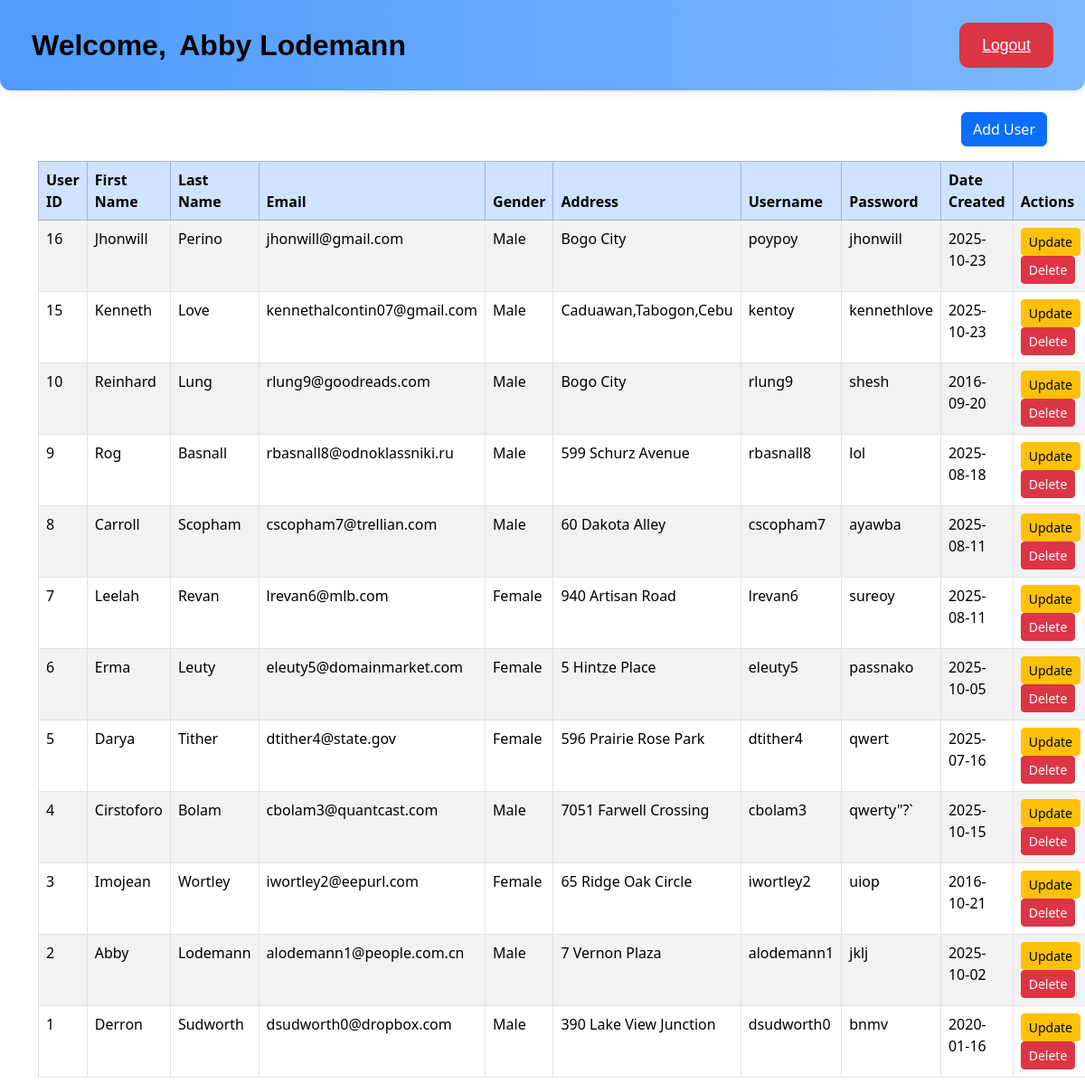
Screenshot of /alcontin_project/index.php (signed in) with the database file from the repository.
### tables this page shows
CREATE TABLE `users_table` (
  `user_id` int(100) NOT NULL,
  `first_name` varchar(100) NOT NULL,
  `last_name` varchar(100) NOT NULL,
  `email` varchar(100) NOT NULL,
  `gender` varchar(100) NOT NULL,
  `user_address` varchar(100) NOT NULL,
  `date_created` date NOT NULL DEFAULT current_timestamp(),
  `username` varchar(100) NOT NULL,
  `password` varchar(40) NOT NULL
);

### alcontin_project/classes/User.php (called while the page is built, shortened)
<?php
class User {
    private $connect;
    public function __construct($connect)
    {
        $this->connect = $connect;
    }
    public function getAllUsers() {
        $sql = "SELECT * FROM users_table ORDER BY user_id DESC";
        $stmt = $this->connect->query($sql);
        return $stmt->fetchAll(PDO::FETCH_ASSOC);
    }
}
?>

### alcontin_project/index.php (the view, shortened to what this page needs)
<?php
require_once('connection.php');
require_once('classes/User.php');
$user = new User($connect);
$result = $user->getAllUsers();
?>
<!DOCTYPE html>
<html lang="en">
<head>
    <link href="https://cdn.jsdelivr.net/npm/bootstrap@5.3.8/dist/css/bootstrap.min.css" rel="stylesheet">
</head>
<body>
<div class="welcome-bar">
    <div>
        <span class="welcome-text"> Welcome,</span>
        <span class="welcome-name">
            <?= $_SESSION['first_name'] . " " . $_SESSION['last_name'] ?>
        </span>
    </div>
    <a href="logout.php" class="logout-btn">Logout</a>
</div>
<div class="container pt-4">
    <button type="button" class="btn btn-primary mb-3 float-end" data-bs-toggle="modal" data-bs-target="#insertModal">
        Add User
    </button>
    <table class="table table-striped table-hover table-bordered">
        <thead class="table-primary">
            <tr>
                <th>User ID</th>
                <th>First Name</th>
                <th>Last Name</th>
                <th>Email</th>
                <th>Gender</th>
                <th>Address</th>
                <th>Username</th>
                <th>Password</th>
                <th>Date Created</th>
                <th>Actions</th>
            </tr>
        </thead>
        <tbody>
        <?php foreach ($result as $user): ?>
            <tr>
                <td><?= $user['user_id'] ?></td>
                <td><?= $user['first_name'] ?></td>
                <td><?= $user['last_name'] ?></td>
                <td><?= $user['email'] ?></td>
                <td><?= $user['gender'] ?></td>
                <td><?= $user['user_address'] ?></td>
                <td><?= $user['username'] ?></td>
                <td><?= $user['password'] ?></td>
                <td><?= $user['date_created'] ?></td>
                <td>
                    <button type="button" class="btn btn-warning btn-sm"
                            data-bs-toggle="modal"
                            data-bs-target="#updateModal<?= $user['user_id'] ?>">
                        Update
                    </button>
                    <button type="button" class="btn btn-danger btn-sm"
                            data-bs-toggle="modal"
                            data-bs-target="#deleteModal<?= $user['user_id'] ?>">
                        Delete
                    </button>
                </td>
            </tr>
        <?php endforeach; ?>
        </tbody>
    </table>
</div>
</body>
</html>

### alcontin_project/index.php (style rules this page uses)
.welcome-bar { background: linear-gradient(90deg, #4f9bfeff, #7db8ffff); padding: 25px 35px; font-family: 'Poppins', sans-serif; display: flex; align-items: center; justify-content: space-between; border-radius: 0 0 12px 12px; box-shadow: 0 2px 8px rgba(0,0,0,0.1); }
.welcome-text { font-size: 2rem; font-weight: 800; color: #000; margin-right: 10px; }
.welcome-name { font-size: 2rem; font-weight: 800; color: #000; }
.logout-btn { background-color: #dc3545; border: none; color: white; padding: 12px 25px; border-radius: 10px; font-size: 1.1rem; transition: 0.3s; }

### rows the page displays
users_table: user_id "16", first_name "Jhonwill", last_name "Perino", email "jhonwill@gmail.com", gender "Male", user_address "Bogo City", username "poypoy", password "jhonwill", date_created "2025-10-23"
users_table: user_id "15", first_name "Kenneth", last_name "Love", email "kennethalcontin07@gmail.com", gender "Male", user_address "Caduawan,Tabogon,Cebu", username "kentoy", password "kennethlove", date_created "2025-10-23"
users_table: user_id "10", first_name "Reinhard", last_name "Lung", email "rlung9@goodreads.com", gender "Male", user_address "Bogo City", username "rlung9", password "shesh", date_created "2016-09-20"
users_table: user_id "9", first_name "Rog", last_name "Basnall", email "rbasnall8@odnoklassniki.ru", gender "Male", user_address "599 Schurz Avenue", username "rbasnall8", password "lol", date_created "2025-08-18"
users_table: user_id "8", first_name "Carroll", last_name "Scopham", email "cscopham7@trellian.com", gender "Male", user_address "60 Dakota Alley", username "cscopham7", password "ayawba", date_created "2025-08-11"
users_table: user_id "7", first_name "Leelah", last_name "Revan", email "lrevan6@mlb.com", gender "Female", user_address "940 Artisan Road", username "lrevan6", password "sureoy", date_created "2025-08-11"
users_table: user_id "6", first_name "Erma", last_name "Leuty", email "eleuty5@domainmarket.com", gender "Female", user_address "5 Hintze Place", username "eleuty5", password "passnako", date_created "2025-10-05"
users_table: user_id "5", first_name "Darya", last_name "Tither", email "dtither4@state.gov", gender "Female", user_address "596 Prairie Rose Park", username "dtither4", password "qwert", date_created "2025-07-16"
users_table: user_id "4", first_name "Cirstoforo", last_name "Bolam", email "cbolam3@quantcast.com", gender "Male", user_address "7051 Farwell Crossing", username "cbolam3", password "qwerty\"?`", date_created "2025-10-15"
users_table: user_id "3", first_name "Imojean", last_name "Wortley", email "iwortley2@eepurl.com", gender "Female", user_address "65 Ridge Oak Circle", username "iwortley2", password "uiop", date_created "2016-10-21"
users_table: user_id "2", first_name "Abby", last_name "Lodemann", email "alodemann1@people.com.cn", gender "Male", user_address "7 Vernon Plaza", username "alodemann1", password "jklj", date_created "2025-10-02"
users_table: user_id "1", first_name "Derron", last_name "Sudworth", email "dsudworth0@dropbox.com", gender "Male", user_address "390 Lake View Junction", username "dsudworth0", password "bnmv", date_created "2020-01-16"

### other values shown
$_SESSION['first_name'] "Abby"
$_SESSION['last_name'] "Lodemann"
